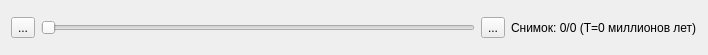
<?xml version="1.0" encoding="UTF-8"?>
<ui version="4.0">
 <class>TimeLineWidget</class>
 <widget class="QWidget" name="TimeLineWidget">
  <property name="geometry">
   <rect>
    <x>0</x>
    <y>0</y>
    <width>708</width>
    <height>55</height>
   </rect>
  </property>
  <property name="windowTitle">
   <string>Form</string>
  </property>
  <layout class="QHBoxLayout" name="horizontalLayout_2">
   <item>
    <widget class="QToolButton" name="toolButtonPrev">
     <property name="text">
      <string>...</string>
     </property>
     <property name="icon">
      <iconset theme="QIcon::ThemeIcon::MediaSeekBackward"/>
     </property>
    </widget>
   </item>
   <item>
    <widget class="QSlider" name="TimeSlider">
     <property name="orientation">
      <enum>Qt::Orientation::Horizontal</enum>
     </property>
    </widget>
   </item>
   <item>
    <widget class="QToolButton" name="toolButtonNext">
     <property name="text">
      <string>...</string>
     </property>
     <property name="icon">
      <iconset theme="QIcon::ThemeIcon::MediaSeekForward"/>
     </property>
    </widget>
   </item>
   <item>
    <widget class="QLabel" name="label_Snapshot">
     <property name="text">
      <string>Снимок: 0/0 (T=0 миллионов лет)</string>
     </property>
    </widget>
   </item>
  </layout>
 </widget>
 <resources/>
 <connections/>
</ui>
